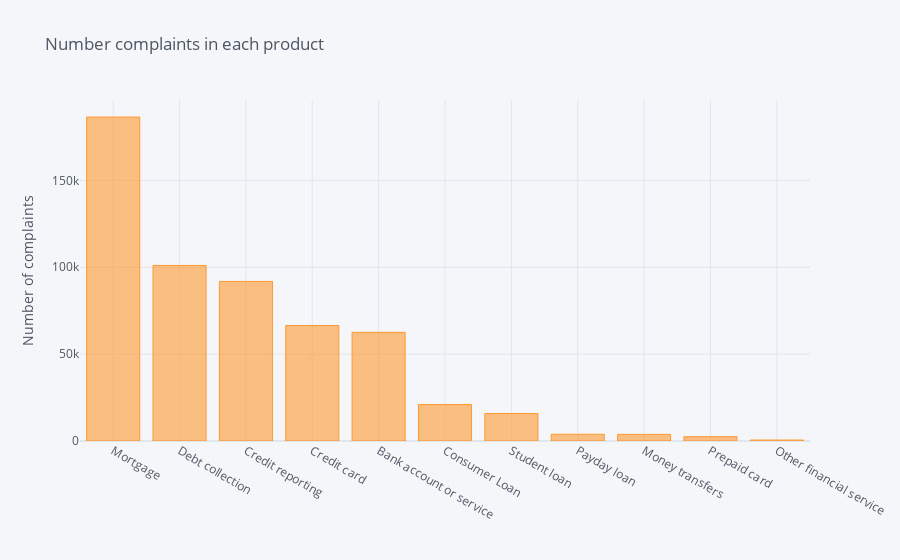

Here is the notebook cell this chart was saved with:
### Code cell
from plotly.offline import init_notebook_mode, iplot
import cufflinks as cf
cf.go_offline()
cf.set_config_file(offline=False, world_readable=True)
configure_plotly_browser_state()


df['product'].value_counts().sort_values(ascending = False).iplot(kind='bar', yTitle = "Number of complaints",
                                                                title = 'Number complaints in each product')

### Figure 1 — Plotly figure (JSON) as saved in the notebook; plotly's stock layout.template omitted (floating-point values rounded to 4 significant figures)
{"data": [{"name": "product", "text": "", "y": [186475, 101052, 91854, 66468, 62563, 20990, 15839, 3877, 3812, 2470, 557], "marker": {"color": "rgba(255, 153, 51, 0.6)", "line": {"color": "rgba(255, 153, 51, 1.0)", "width": 1}}, "x": ["Mortgage", "Debt collection", "Credit reporting", "Credit card", "Bank account or service", "Consumer Loan", "Student loan", "Payday loan", "Money transfers", "Prepaid card", "Other financial service"], "type": "bar", "orientation": "v"}], "layout": {"title": {"text": "Number complaints in each product", "font": {"color": "#4D5663"}}, "paper_bgcolor": "#F5F6F9", "plot_bgcolor": "#F5F6F9", "yaxis": {"tickfont": {"color": "#4D5663"}, "zerolinecolor": "#E1E5ED", "title": {"text": "Number of complaints", "font": {"color": "#4D5663"}}, "gridcolor": "#E1E5ED", "showgrid": true}, "xaxis": {"tickfont": {"color": "#4D5663"}, "zerolinecolor": "#E1E5ED", "title": {"text": "", "font": {"color": "#4D5663"}}, "gridcolor": "#E1E5ED", "showgrid": true}, "legend": {"bgcolor": "#F5F6F9", "font": {"color": "#4D5663"}}}}
